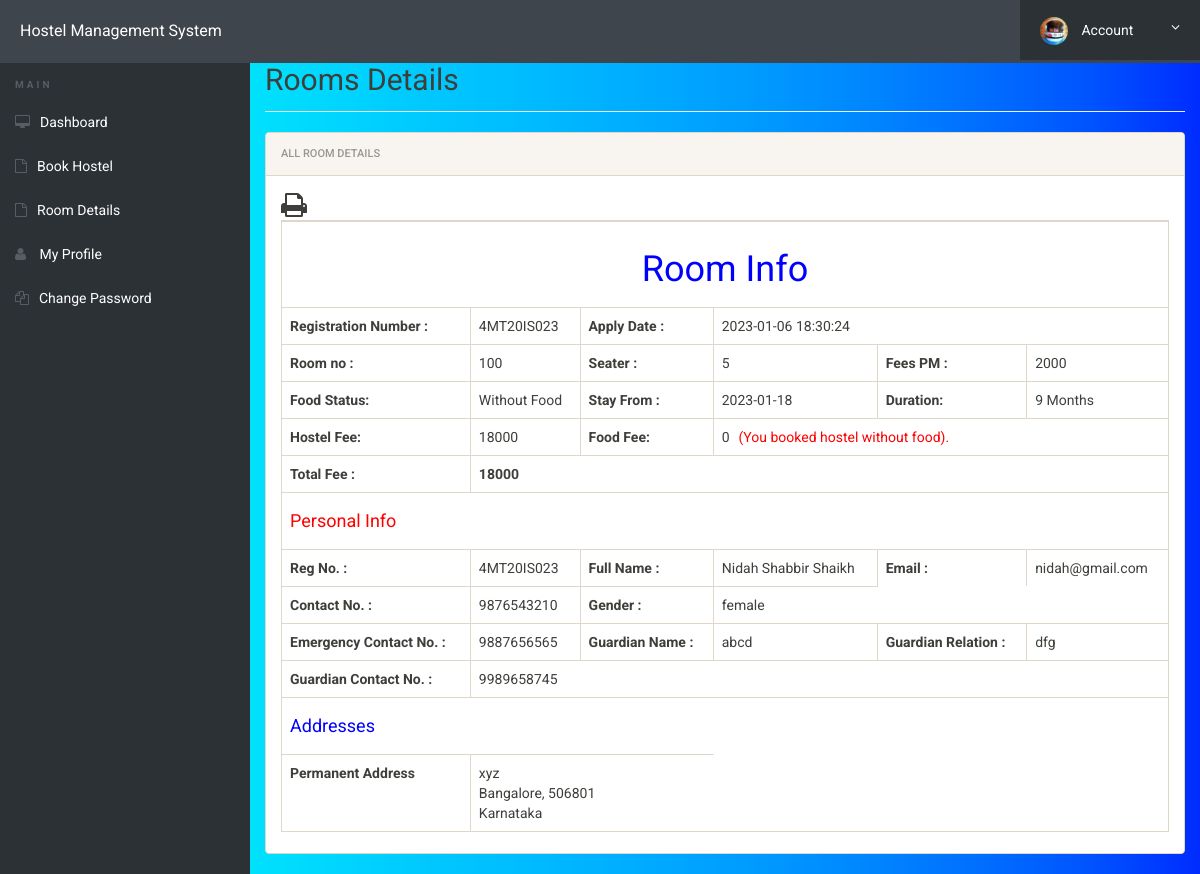
/room-details.php (signed in), run on the app's committed database.
### tables this page shows
CREATE TABLE IF NOT EXISTS `registration` (
  `id` int(11) NOT NULL AUTO_INCREMENT,
  `roomno` int(11) DEFAULT NULL,
  `seater` int(11) DEFAULT NULL,
  `feespm` int(11) DEFAULT NULL,
  `foodstatus` int(11) DEFAULT NULL,
  `stayfrom` date DEFAULT NULL,
  `duration` int(11) DEFAULT NULL,
  `regno` varchar(10) DEFAULT NULL,
  `egycontactno` bigint(11) DEFAULT NULL,
  `guardianName` varchar(30) DEFAULT NULL,
  `guardianRelation` varchar(50) DEFAULT NULL,
  `guardianContactno` bigint(11) DEFAULT NULL,
  `pmntAddress` varchar(500) DEFAULT NULL,
  `pmntCity` varchar(50) DEFAULT NULL,
  `pmnatetState` varchar(50) DEFAULT NULL,
  `pmntPincode` int(11) DEFAULT NULL,
  `postingDate` timestamp NULL DEFAULT CURRENT_TIMESTAMP,
  `updationDate` varchar(500) DEFAULT NULL,
  PRIMARY KEY (`id`),
  UNIQUE KEY `regno` (`regno`),
  KEY `roomno_fk` (`roomno`)
);

CREATE TABLE IF NOT EXISTS `userregistration` (
  `id` int(11) NOT NULL AUTO_INCREMENT,
  `regNo` varchar(255) DEFAULT NULL,
  `firstName` varchar(255) DEFAULT NULL,
  `middleName` varchar(255) DEFAULT NULL,
  `lastName` varchar(255) DEFAULT NULL,
  `gender` varchar(255) DEFAULT NULL,
  `contactNo` bigint(20) DEFAULT NULL,
  `email` varchar(255) DEFAULT NULL,
  `password` varchar(255) DEFAULT NULL,
  `regDate` timestamp NULL DEFAULT CURRENT_TIMESTAMP,
  `updationDate` varchar(45) DEFAULT NULL,
  `passUdateDate` varchar(45) DEFAULT NULL,
  PRIMARY KEY (`id`),
  UNIQUE KEY `regNo` (`regNo`),
  KEY `email` (`email`)
);

### room-details.php (the view, shortened to what this page needs)
<?php
include('includes/config.php');
?>
<!doctype html>
<html lang="en" class="no-js">
<head>
	<link rel="stylesheet" href="css/font-awesome.min.css">
	<link rel="stylesheet" href="css/bootstrap.min.css">
	<link rel="stylesheet" href="css/dataTables.bootstrap.min.css">
	<link rel="stylesheet" href="css/bootstrap-social.css">
	<link rel="stylesheet" href="css/bootstrap-select.css">
	<link rel="stylesheet" href="css/fileinput.min.css">
	<link rel="stylesheet" href="css/awesome-bootstrap-checkbox.css">
	<link rel="stylesheet" href="css/style.css">
	<link rel="stylesheet" href="css/font-awesome.min.css">
</head>
<body>
	<?php include('includes/header.php');?>
	<div class="ts-main-content">
		<?php include('includes/sidebar.php');?>
		<div class="content-wrapper">
			<div class="container-fluid">
				<div class="row" id="print">
					<div class="col-md-12">
						<h2 class="page-title" style="margin-top:3%">Rooms Details</h2>
						<div class="panel panel-default">
							<div class="panel-heading">All Room Details</div>
							<div class="panel-body">
								<table id="zctb" class="table table-bordered " cellspacing="0" width="100%" border="1">
									<span style="float:left" ><i class="fa fa-print fa-2x" aria-hidden="true" OnClick="CallPrint(this.value)" style="cursor:pointer" title="Print the Report"></i></span>
									<tbody>
										<?php
										$aid=$_SESSION['id'];
										$ret="select * from registration where regno = ?";
										$stmt= $mysqli->prepare($ret) ;
										$stmt->bind_param('s',$aid);
										$stmt->execute() ;
										$res=$stmt->get_result();
										while($row=$res->fetch_object())
										{
											if(empty($row)){
											echo '<tr>
												<td colspan="6" style="text-align:center; color:red"><h1>You have not booked a room</h1></td>
											</tr>';
										}
										else {
										$ret1="select firstName,middleName,lastName,gender,contactNo,email from userregistration where regno = ?";
										$stmt1= $mysqli->prepare($ret1) ;
										$stmt1->bind_param('s',$row->regno);
										$stmt1->execute() ;
										$stmt1->bind_result($fname,$mname,$lname,$gender,$cno,$email);
									}
											?>
											<tr>
												<td colspan="6" style="text-align:center; color:blue"><h1>Room Info</h1></td>
											</tr>
											<tr>
												<th>Registration Number :</th>
												<td><?php echo $row->regno;?></td>
												<th>Apply Date :</th>
												<td colspan="3"><?php echo $row->postingDate;?></td>
											</tr>
											<tr>
												<td><b>Room no :</b></td>
												<td><?php echo $row->roomno;?></td>
												<td><b>Seater :</b></td>
												<td><?php echo $row->seater;?></td>
												<td><b>Fees PM :</b></td>
												<td><?php echo $fpm=$row->feespm;?></td>
											</tr>
											<tr>
												<td><b>Food Status:</b></td>
												<td>
													<?php if($row->foodstatus==0)
													{
														echo "Without Food";
													}
													else
													{
														echo "With Food";
													}
													;?></td>
													<td><b>Stay From :</b></td>
													<td><?php echo $row->stayfrom;?></td>
													<td><b>Duration:</b></td>
													<td><?php echo $dr=$row->duration;?> Months</td>
												</tr>
												<tr><th>Hostel Fee:</th>
													<td><?php echo $hf=$dr*$fpm?></td>
													<th>Food Fee:</th>
													<td colspan="3"><?php
													if($row->foodstatus==1)
													{
														echo $ff=(2000*$dr);
													} else {
														echo $ff=0;
														echo "<span style='padding-left:2%; color:red;'>(You booked hostel without food).<span>";
													}?></td>
												</tr>
												<tr>
													<th>Total Fee :</th>
													<th colspan="5"><?php echo $hf+$ff;?></th>
												</tr>
												<tr>
													<td colspan="6" style="color:red"><h4>Personal Info</h4></td>
												</tr>
												<tr>
													<td><b>Reg No. :</b></td>
													<td><?php echo $row->regno;?></td>
													<td><b>Full Name :</b></td>
													<td><?php echo "$fname $mname $lname";?></td>
													<td><b>Email :</b></td>
													<td><?php echo $email;?></td>
												</tr>
												<tr>
													<td><b>Contact No. :</b></td>
													<td><?php echo $cno;?></td>
													<td><b>Gender :</b></td>
													<td><?php echo $gender;?></td>
												</tr>
												<tr>
													<td><b>Emergency Contact No. :</b></td>
													<td><?php echo $row->egycontactno;?></td>
													<td><b>Guardian Name :</b></td>
													<td><?php echo $row->guardianName;?></td>
													<td><b>Guardian Relation :</b></td>
													<td><?php echo $row->guardianRelation;?></td>
												</tr>
												<tr>
													<td><b>Guardian Contact No. :</b></td>
													<td colspan="6"><?php echo $row->guardianContactno;?></td>
												</tr>
												<tr>
													<td colspan="6" style="color:blue"><h4>Addresses</h4></td>
												</tr>
												<tr>
													<td><b>Permanent Address</b></td>
													<td colspan="2">
														<?php echo $row->pmntAddress;?><br />
														<?php echo $row->pmntCity;?>, <?php echo $row->pmntPincode;?><br />
														<?php echo $row->pmnatetState;?>
													</td>
												</tr>
												<?php
											} ?>
										</tbody>
									</table>
								</div>
							</div>
						</div>
					</div>
				</div>
			</div>
		</div>
	</body>
	</html>

### css/style.css (style rules this page uses)
html { font-size: 14px; }
@media only screen and (min-width: 480px) { html { font-size: 17px; } }
@media only screen and (min-width: 768px) { html { font-size: 14px; } }
body { font-size: 1em; background-image: linear-gradient(to right, #00ffde, #00f3ef, #00e5fb, #00d7ff, #00c7ff, #00b9ff, #00aaff, #0099ff, #0085ff, #006eff, #0053ff, #002cff); }
.panel { overflow: hidden; }
.page-title { padding-bottom: 15px; margin-bottom: 20px; border-bottom: 1px solid #f0f0f0; }
.ts-main-content .content-wrapper { padding-top: 15px; margin-top: 20px; }
@media only screen and (min-width: 992px) { .ts-main-content .content-wrapper { margin-left: 250px; } }

### data on the page
registration: regno "4MT20IS023", postingDate "2023-01-06 18:30:24", roomno "100", seater "5", feespm "2000", shows "Without Food", stayfrom "2023-01-18", duration "9", $hf=$dr*$fpm "18000", $hf+$ff "18000", userregistration.firstName "Nidah", userregistration.middleName "Shabbir", userregistration.lastName "Shaikh", userregistration.email "nidah@gmail.com", userregistration.contactNo "9876543210", userregistration.gender "female", egycontactno "9887656565", guardianName "abcd", guardianRelation "dfg", guardianContactno "9989658745", pmntAddress "xyz", pmntCity "Bangalore", pmntPincode "506801", pmnatetState "Karnataka"
